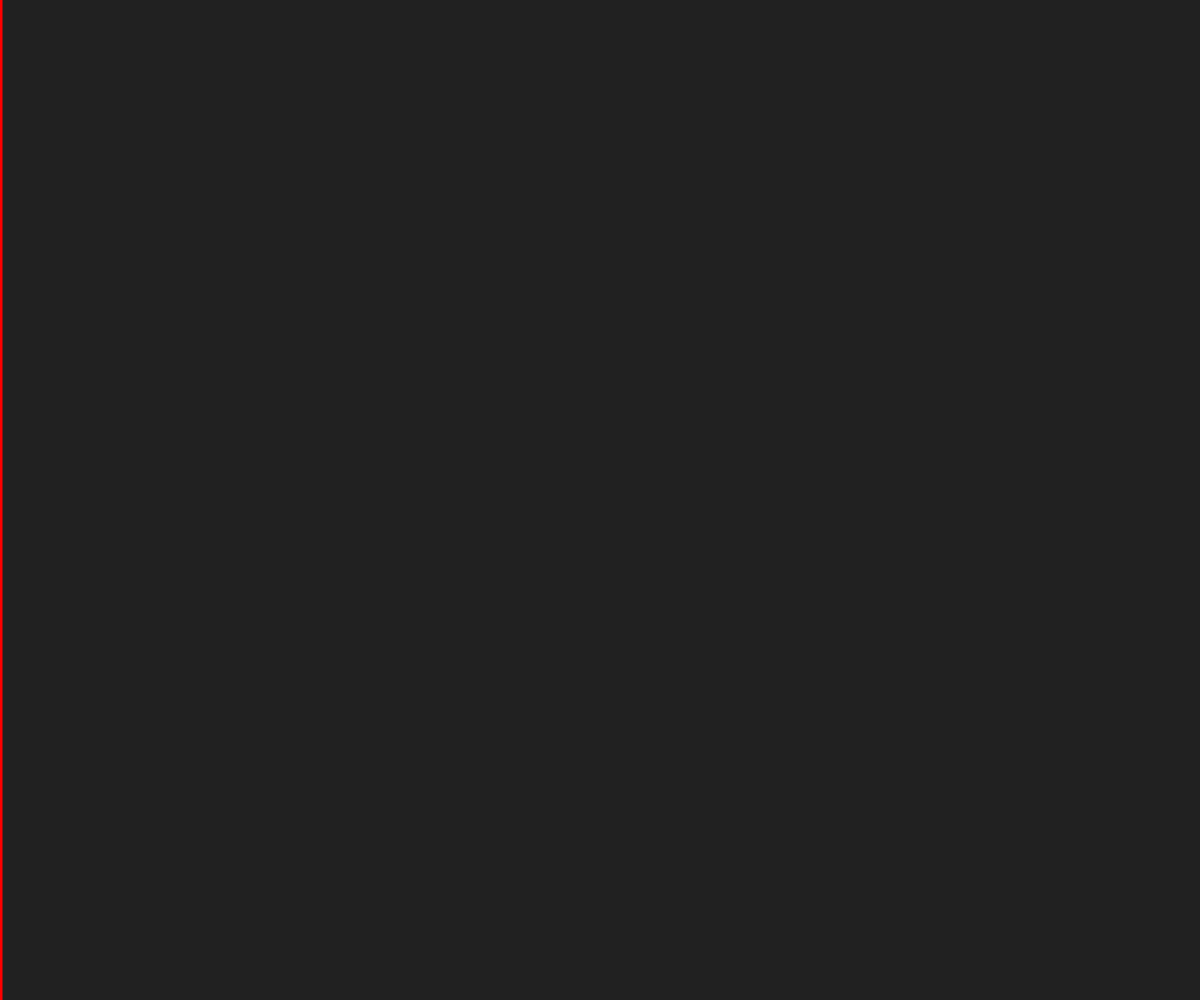
Frame 1 (no input)
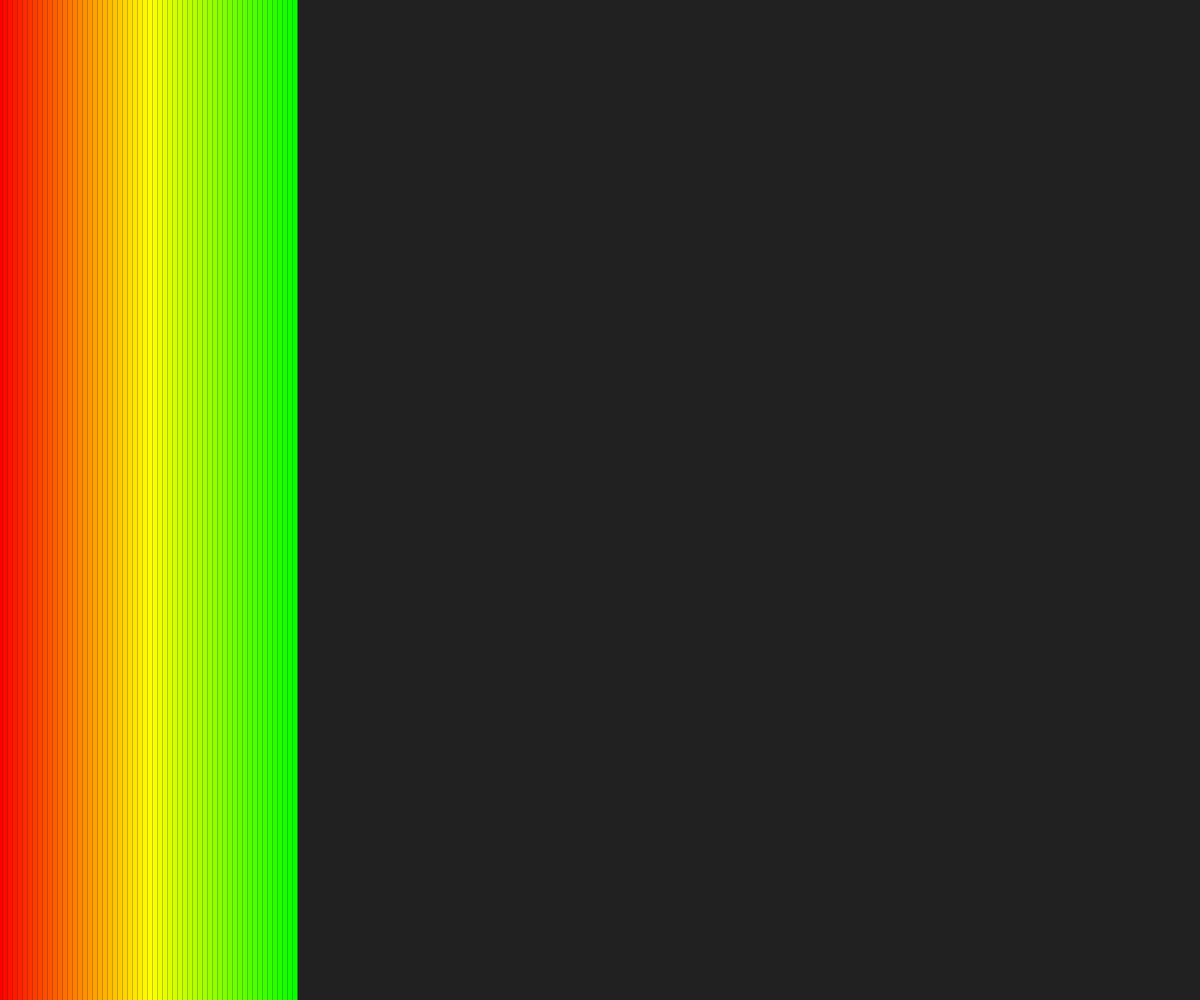
Frame 60 (no input)
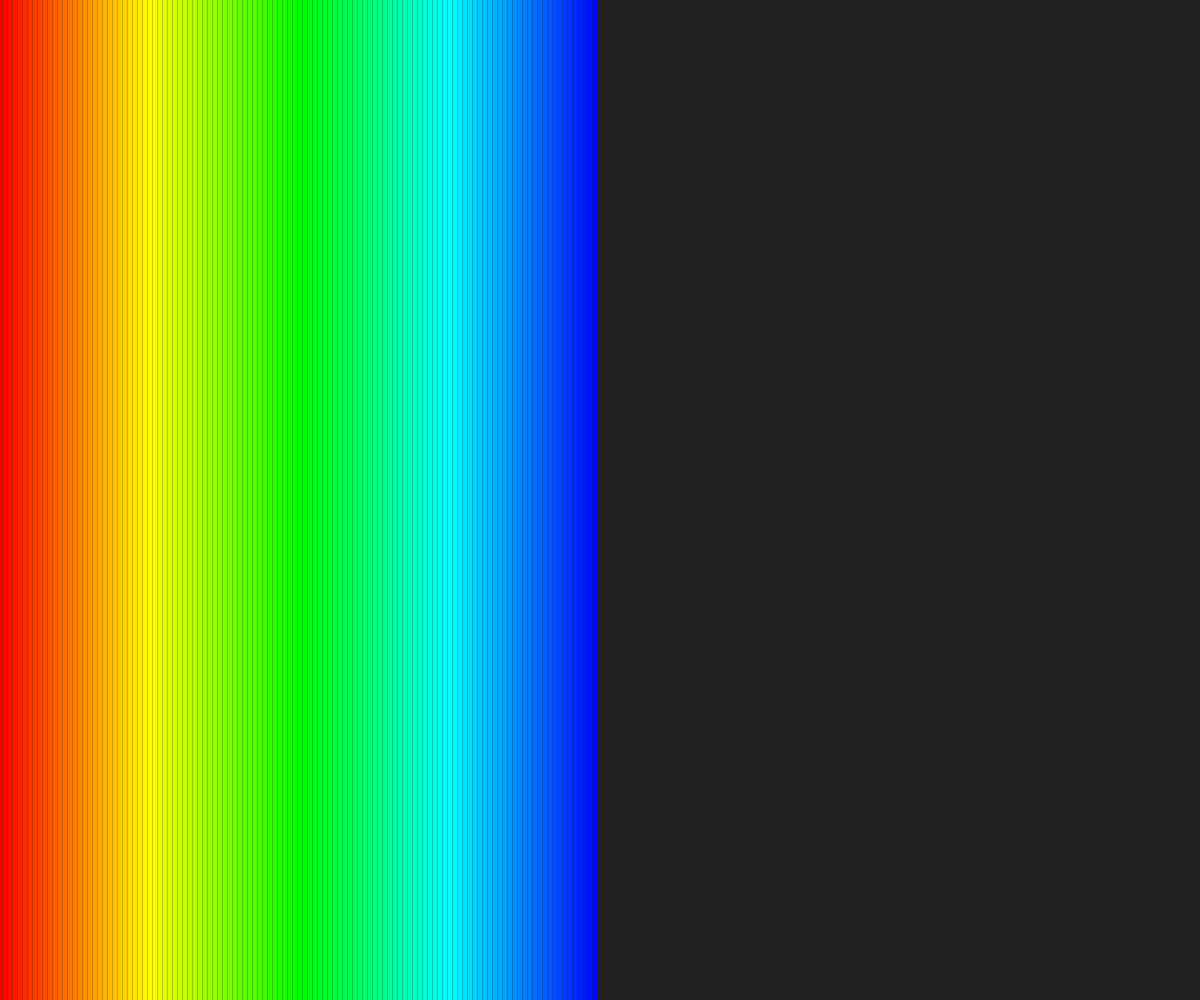
Frame 120 (the mouse pressed at the canvas centre since frame 60)

The p5.js sketch that drew these frames (run headless with seeded random() and noise() and a simulated clock; from frame 60 on, the mouse is pressed at the canvas centre):

// p5.js sketch
// ── sketch.js
/******************
Code by Shimeji Ozaki
Original code link:
https://www.openprocessing.org/
******************/

"use strict";
//==========
// p5.js

let h = 0;
let posX = 0;

function setup(){
	createCanvas(windowWidth, windowHeight);
	background(33);
	colorMode(HSB);
}

function draw(){

	stroke(h, 100, 100);
	strokeWeight(5);
	noFill();

	line(posX, 0, posX, height);

	h += 2;
	posX += 5;
}
